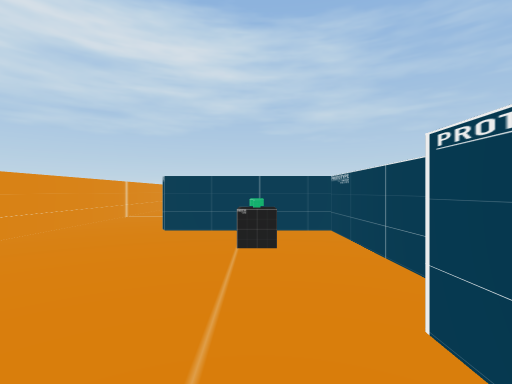
[1] (above)

23 first-person views from a walk through a 3-D level made in the Unity game engine. The camera is 1.4 m above the floor, looks level and sees 85° across. The floor is counted in squares, 2 m on a side. Each view is taken from the middle of a square. On the plan, view 1 faces up. The plan holds only what a view shows up to about 9 squares ahead; the rest is blank. The player character is not drawn.

[2]
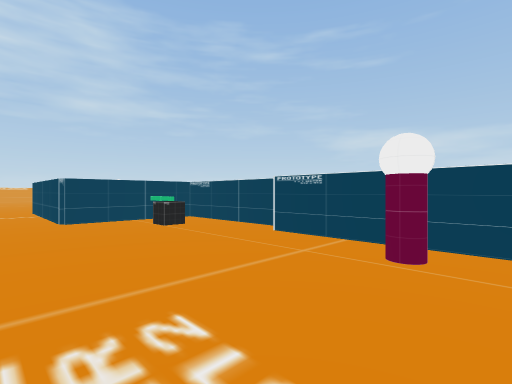

[3]
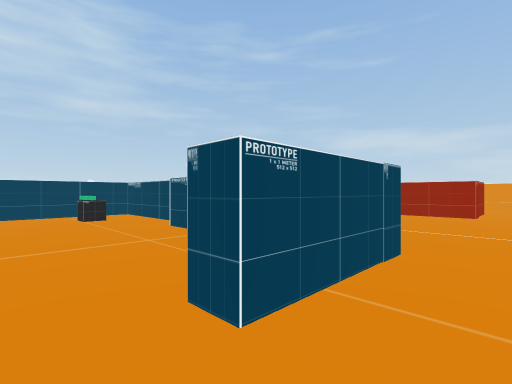

[4]
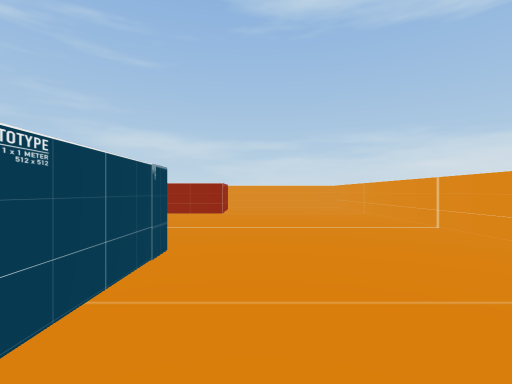

[5]
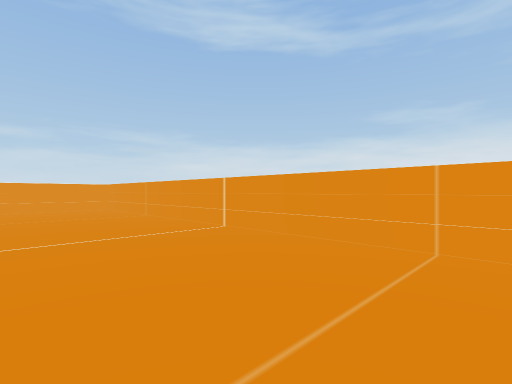

[6]
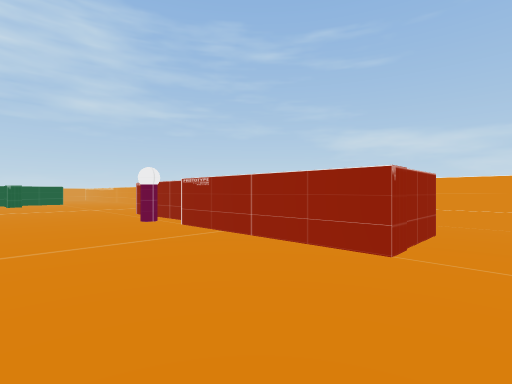

[7]
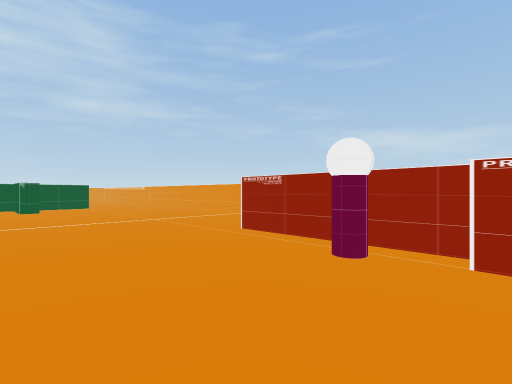

[8]
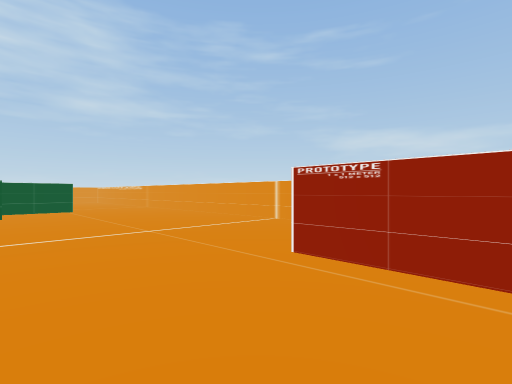

[9]
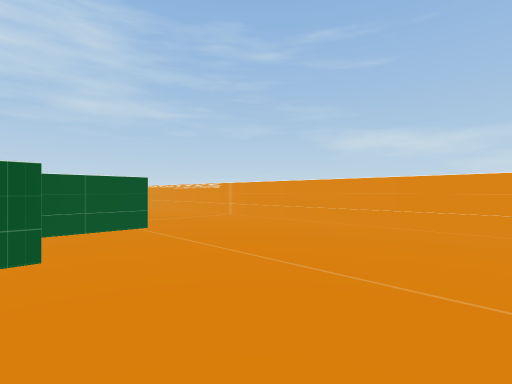

[10]
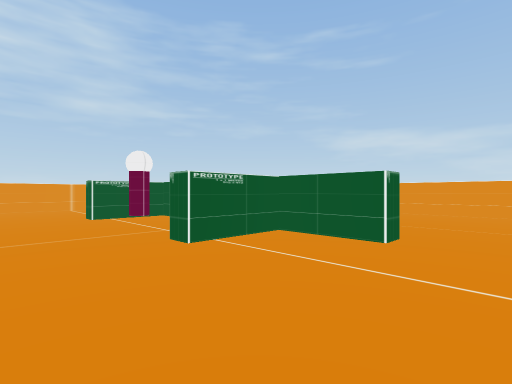

[11]
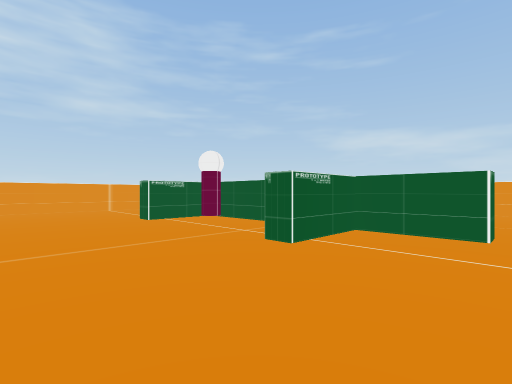

[12]
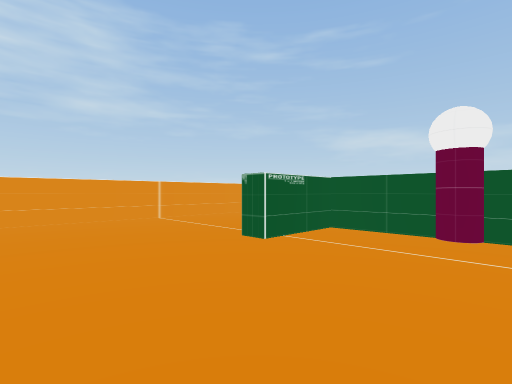

[13]
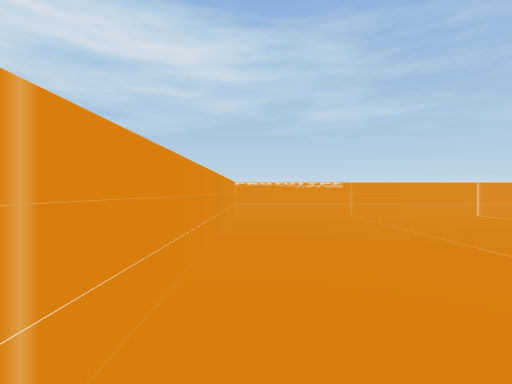

[14]
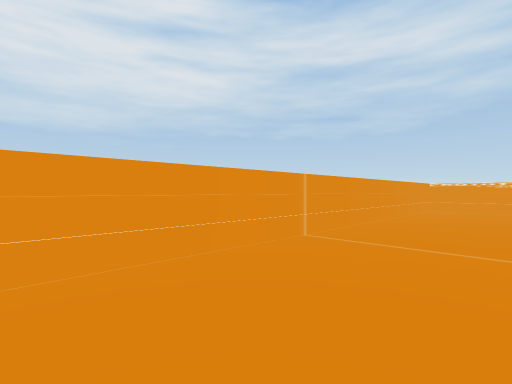

[15]
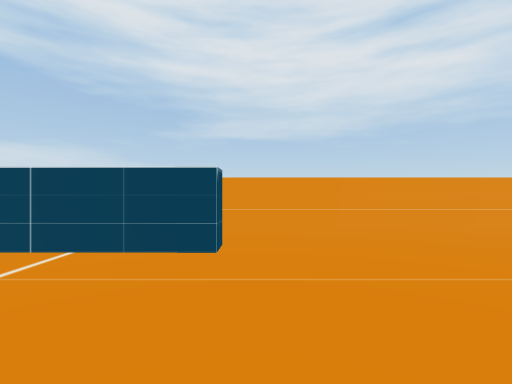

[16]
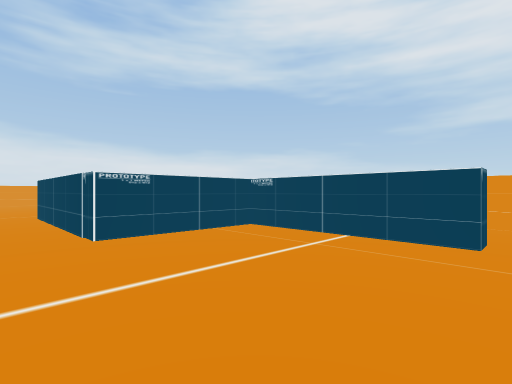

[17]
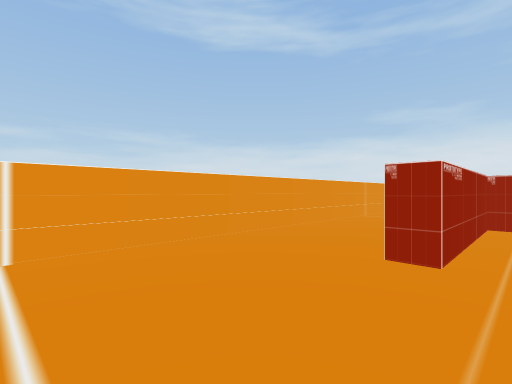

[18]
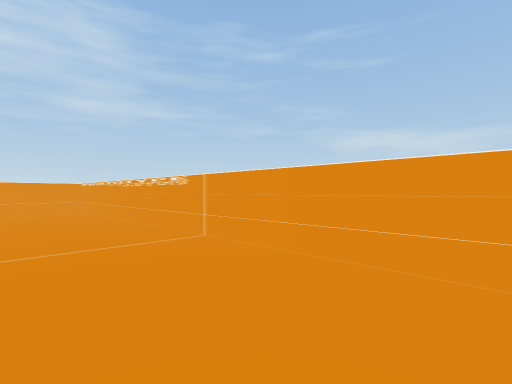

[19]
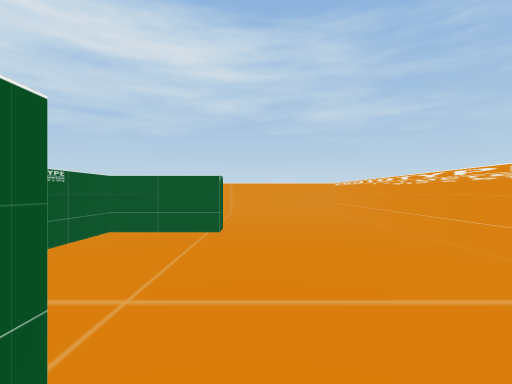

[20]
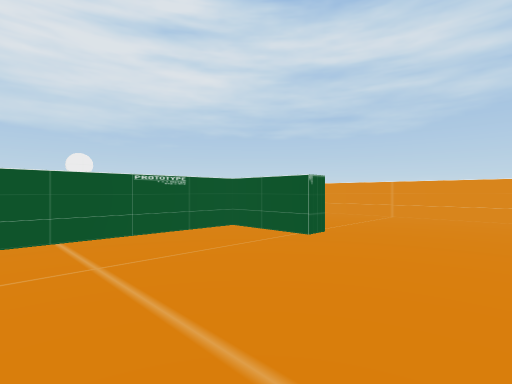

[21]
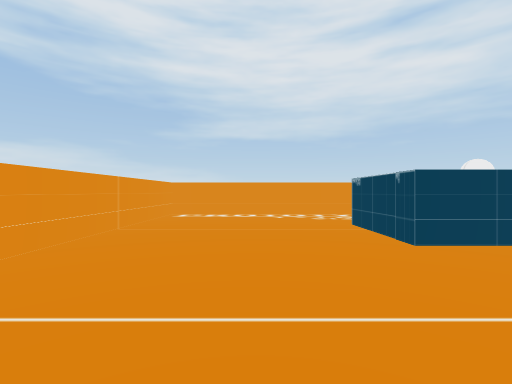

[22]
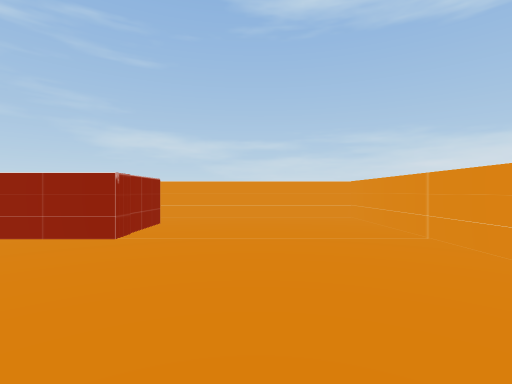

[23]
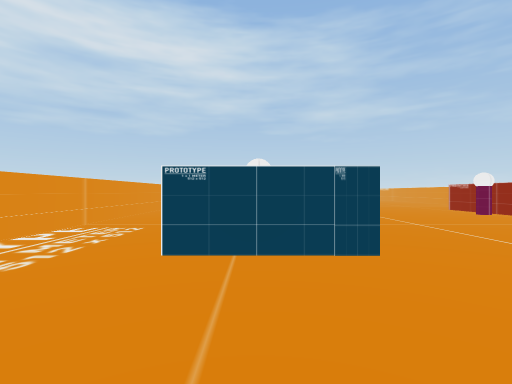

### Floor plan
Ten units are one square. View 1 is at (0, 0); x grows to the right and y downward. Boxes are objects, and circles mark ways between rooms. Rooms are numbered by the first view taken in them; rooms with no view inside come last. Other rooms are left out.
<svg viewBox="-41 -237 152 318">
<path fill="none" stroke="#000" d="M14 -18 14 -51 -17 -51M9 19 8 -15M-36 -46 -36 24M55 -124 50 -124 50 -143 30 -143 30 -149M74 -143 55 -143M-17 -51 -17 -96 -12 -96 -12 -56 19 -56 19 -8M50 -161 50 -189 30 -189 30 -194M74 -194 74 -189 55 -189 55 -151M14 17 14 29 -10 29 -10 23M93 29 71 29 71 -14 76 -14 76 -50 82 -50M-36 24 -36 76 106 76 106 -230M98 -232 -36 -232 -36 -46"/>
<rect x="-5" y="5" width="10" height="10" fill="#bbb"><title>other object</title></rect>
<rect x="-5" y="-45" width="10" height="10" fill="#bbb"><title>other object</title></rect>
<rect x="25" y="-175" width="10" height="10" fill="#bbb"><title>other object</title></rect>
<rect x="65" y="-35" width="10" height="10" fill="#bbb"><title>other object</title></rect>
<circle cx="-25" cy="-50" r="3" fill="#2a7"/>
<circle cx="-25" cy="30" r="3" fill="#2a7"/>
<text x="-10" y="-10">1</text>
<text x="40" y="-90">2</text>
</svg>
Room 1 opens to room 2.

Where each view was taken, in squares from view 1:
view 1: 0 up, 0 right, facing up
view 2: 2 down, 3 left, facing up-right
view 3: 4 down, 2 left, facing up-right
view 4: 4 down, 2 left, facing right
view 5: 4 down, 1 left, facing down-right
view 6: 4 down, 4 right, facing up-right
view 7: 1 up, 4 right, facing up-right
view 8: 3 up, 5 right, facing up-right
view 9: 9 up, 5 right, facing up-right
view 10: 11 up, 1 right, facing up-right
view 11: 12 up, 0 right, facing up-right
view 12: 16 up, 0 right, facing up-right
view 13: 15 up, 3 left, facing up
view 14: 12 up, 1 left, facing up-left
view 15: 10 up, 2 right, facing left
view 16: 10 up, 3 right, facing down-left
view 17: 8 up, 7 right, facing down-right
view 18: 12 up, 8 right, facing up-right
view 19: 14 up, 8 right, facing up
view 20: 15 up, 10 right, facing up-left
view 21: 5 down, 5 right, facing left
view 22: 5 down, 3 right, facing right
view 23: 6 down, 0 right, facing up
